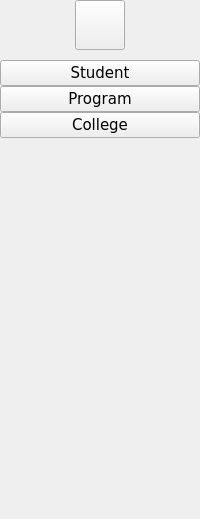
     <widget class="QWidget" name="full_menu_widget" native="true">
      <property name="autoFillBackground">
       <bool>false</bool>
      </property>
      <property name="styleSheet">
       <string notr="true"/>
      </property>
      <layout class="QVBoxLayout" name="verticalLayout_4">
       <property name="spacing">
        <number>0</number>
       </property>
       <property name="leftMargin">
        <number>0</number>
       </property>
       <property name="topMargin">
        <number>0</number>
       </property>
       <property name="rightMargin">
        <number>0</number>
       </property>
       <property name="bottomMargin">
        <number>0</number>
       </property>
       <item>
        <layout class="QHBoxLayout" name="horizontalLayout_2">
         <property name="spacing">
          <number>6</number>
         </property>
         <item>
          <widget class="QPushButton" name="homeButton2">
           <property name="minimumSize">
            <size>
             <width>50</width>
             <height>50</height>
            </size>
           </property>
           <property name="maximumSize">
            <size>
             <width>50</width>
             <height>50</height>
            </size>
           </property>
           <property name="text">
            <string/>
           </property>
           <property name="icon">
            <iconset resource="resources.qrc">
             <normaloff>:/imgs/imgs/home_fixed.png</normaloff>:/imgs/imgs/home_fixed.png</iconset>
           </property>
           <property name="iconSize">
            <size>
             <width>40</width>
             <height>40</height>
            </size>
           </property>
           <property name="checkable">
            <bool>true</bool>
           </property>
           <property name="autoExclusive">
            <bool>true</bool>
           </property>
          </widget>
         </item>
        </layout>
       </item>
       <item>
        <layout class="QVBoxLayout" name="verticalLayout_2">
         <property name="spacing">
          <number>0</number>
         </property>
         <item>
          <spacer name="verticalSpacer_4">
           <property name="orientation">
            <enum>Qt::Vertical</enum>
           </property>
           <property name="sizeType">
            <enum>QSizePolicy::Fixed</enum>
           </property>
           <property name="sizeHint" stdset="0">
            <size>
             <width>20</width>
             <height>10</height>
            </size>
           </property>
          </spacer>
         </item>
         <item>
          <widget class="QPushButton" name="studentButton2">
           <property name="sizePolicy">
            <sizepolicy hsizetype="Minimum" vsizetype="Fixed">
             <horstretch>0</horstretch>
             <verstretch>0</verstretch>
            </sizepolicy>
           </property>
           <property name="font">
            <font>
             <family>Verdana</family>
             <pointsize>11</pointsize>
             <bold>false</bold>
            </font>
           </property>
           <property name="styleSheet">
            <string notr="true"/>
           </property>
           <property name="text">
            <string>Student</string>
           </property>
           <property name="icon">
            <iconset resource="resources.qrc">
             <normaloff>:/imgs/imgs/student_transparent.png</normaloff>:/imgs/imgs/student_transparent.png</iconset>
           </property>
           <property name="iconSize">
            <size>
             <width>30</width>
             <height>30</height>
            </size>
           </property>
           <property name="checkable">
            <bool>true</bool>
           </property>
           <property name="autoExclusive">
            <bool>true</bool>
           </property>
          </widget>
         </item>
         <item>
          <widget class="QPushButton" name="programButton2">
           <property name="font">
            <font>
             <family>Verdana</family>
             <pointsize>11</pointsize>
            </font>
           </property>
           <property name="text">
            <string>Program</string>
           </property>
           <property name="icon">
            <iconset resource="resources.qrc">
             <normaloff>:/imgs/imgs/program_fixed.png</normaloff>:/imgs/imgs/program_fixed.png</iconset>
           </property>
           <property name="iconSize">
            <size>
             <width>30</width>
             <height>30</height>
            </size>
           </property>
           <property name="checkable">
            <bool>true</bool>
           </property>
           <property name="autoExclusive">
            <bool>true</bool>
           </property>
          </widget>
         </item>
         <item>
          <widget class="QPushButton" name="collegeButton2">
           <property name="font">
            <font>
             <family>Verdana</family>
             <pointsize>11</pointsize>
            </font>
           </property>
           <property name="text">
            <string>College</string>
           </property>
           <property name="icon">
            <iconset resource="resources.qrc">
             <normaloff>:/imgs/imgs/college_white_transparent.png</normaloff>:/imgs/imgs/college_white_transparent.png</iconset>
           </property>
           <property name="iconSize">
            <size>
             <width>30</width>
             <height>30</height>
            </size>
           </property>
           <property name="checkable">
            <bool>true</bool>
           </property>
           <property name="autoExclusive">
            <bool>true</bool>
           </property>
          </widget>
         </item>
        </layout>
       </item>
       <item>
        <spacer name="verticalSpacer_2">
         <property name="orientation">
          <enum>Qt::Vertical</enum>
         </property>
         <property name="sizeHint" stdset="0">
          <size>
           <width>105</width>
           <height>381</height>
          </size>
         </property>
        </spacer>
       </item>
      </layout>
     </widget>
